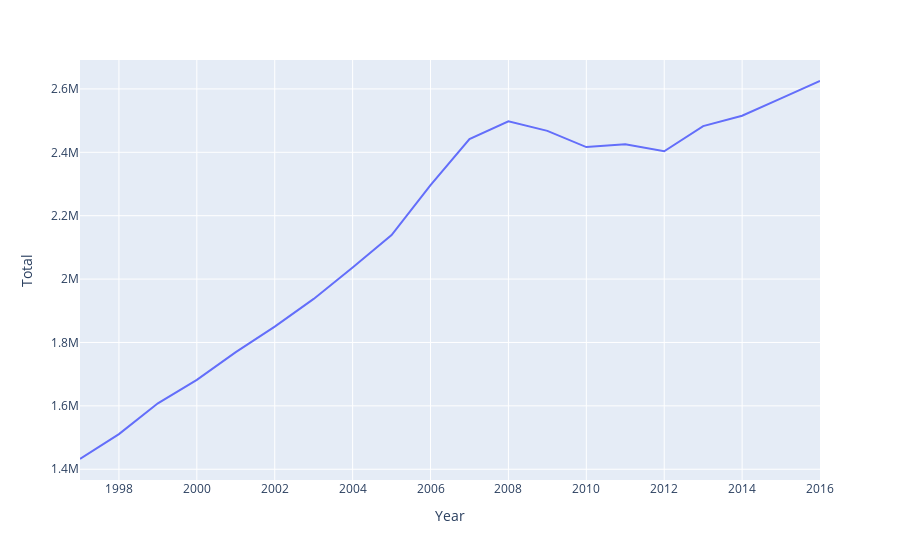

Write notebook code for a chart like this one.
### Code cell
fig = px.line(extended_vehicle_df, x='Year', y='Total')
fig.show()

### Figure 1 — Plotly figure (JSON) as saved in the notebook; plotly's stock layout.template omitted (floating-point values rounded to 4 significant figures)
{"data": [{"hovertemplate": "Year=%{x}<br>Total=%{y}<extra></extra>", "legendgroup": "", "line": {"color": "#636efa", "dash": "solid"}, "marker": {"symbol": "circle"}, "mode": "lines", "name": "", "orientation": "v", "showlegend": false, "type": "scatter", "x": [1997, 1998, 1999, 2000, 2001, 2002, 2003, 2004, 2005, 2006, 2007, 2008, 2009, 2010, 2011, 2012, 2013, 2014, 2015, 2016], "xaxis": "x", "y": [1432330, 1510853, 1608156, 1682221, 1769684, 1850046, 1937429, 2036307, 2138680, 2296393, 2441564, 2497568, 2467660, 2416387, 2425156, 2403223, 2482557, 2515322, 2570294, 2624958], "yaxis": "y"}], "layout": {"legend": {"tracegroupgap": 0}, "margin": {"t": 60}, "xaxis": {"anchor": "y", "domain": [0, 1], "title": {"text": "Year"}}, "yaxis": {"anchor": "x", "domain": [0, 1], "title": {"text": "Total"}}}}
